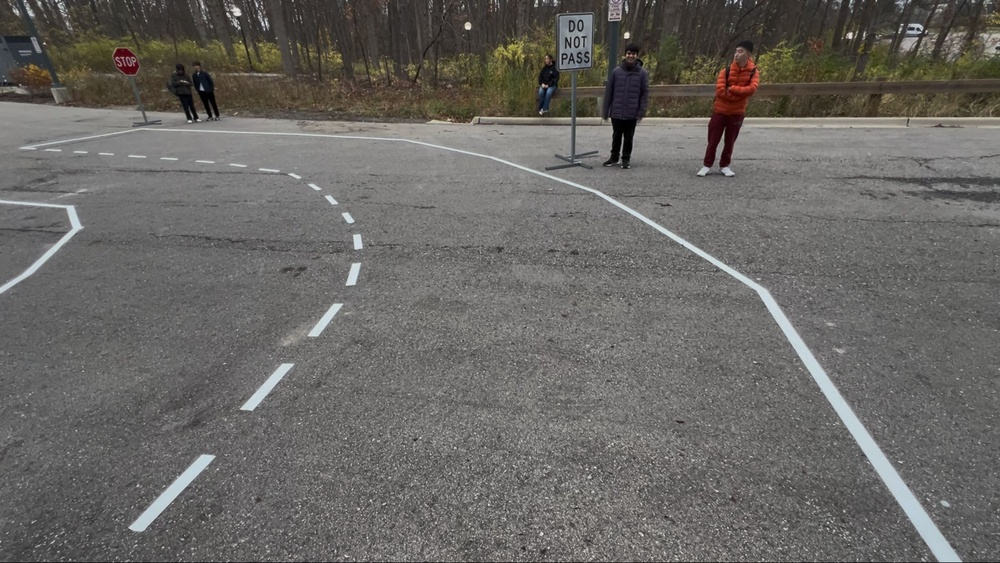
#> input picture algorithms/algorithm_32rr2m7i/src/curved_self_drive.jpg, 1000 x 563 px, shrunk from 3456 x 1946 before the run, given in place of the camera
$ python hsv_tune.py
#> lines starting #> are read from the running program, lines starting #| are printed output that depends on the picture; after the words box and inside, x2 and y2 are one past the last pixel; in counts of white or black regions, pixels touching at a corner belong together
### algorithms/algorithm_32rr2m7i/src/hsv.py
import cv2
import numpy as np
import os
import json
from ultralytics import YOLO

class hsv:
    def __init__(self, video_path, barrel_model_path=None, lane_model_path=None):
        self.hsv_image = None
        self.hsv_filters = {}  # Map of filter names to HSV bounds
        self.setup = False
        self.image = None
        self.final = None
        self.barrel = False
        self.video_path = video_path
        self.barrel_mask = None
        self.barrel_boxes = None
        if barrel_model_path is None:
            self.barrel_model = None
        else:
            self.barrel_model = YOLO(barrel_model_path) # "data/obstacles.pt"
        if lane_model_path is None:
            self.lane_model = None
        else:
            self.lane_model = YOLO(lane_model_path) # "data/lane_lines.pt"
        self.load_hsv_values()


    def load_hsv_values(self):
        if os.path.exists('hsv_values.json'):
            with open('hsv_values.json', 'r') as file:
#> (reads algorithms/algorithm_32rr2m7i/src/hsv_values.json from the repository)
                all_hsv_values = json.load(file)
                self.hsv_filters = all_hsv_values.get(str(self.video_path), {"white": {
                'h_upper': 29, 'h_lower': 0,
                's_upper': 51, 's_lower': 0,
                'v_upper': 255, 'v_lower': 137
            }})
                # self.hsv_filters = all_hsv_values.get(str(self.video_path), {})
        else:
            # print("Matt put it in the wrong spot")
            # Initialize with an empty filter map if the JSON file doesn't exist
            self.hsv_filters["white"] = {
                'h_upper': 29, 'h_lower': 0,
                's_upper': 51, 's_lower': 0,
                'v_upper': 255, 'v_lower': 137
            }
            # print(self.hsv_filters)

    def save_hsv_values(self):
        all_hsv_values = {}
        if os.path.exists('hsv_values.json'):
            with open('hsv_values.json', 'r') as file:
                all_hsv_values = json.load(file)
        all_hsv_values[str(self.video_path)] = self.hsv_filters
        with open('hsv_values.json', 'w') as file:
            json.dump(all_hsv_values, file, indent=4)

    # [41 lines left out: functions h_upper_callback, h_lower_callback, s_upper_callback, s_lower_callback, v_upper_callback, v_lower_callback, not called in this run]

    def on_button_click(self, value):
        if(value == 1):
            self.setup = False

    # [41 lines left out: functions __update_filter, clear_filter, get_barrels_YOLO, not called in this run]

    def adjust_gamma(self, gamma=0.4):
        inv_gamma = 1.0 / gamma
        table = np.array([((i / 255.0) ** inv_gamma) * 255 for i in np.arange(0, 256)]).astype("uint8")
        self.image = cv2.LUT(self.image, table)

    def tune(self, filter_name):
#> called with filter_name = 'white'
        if filter_name not in self.hsv_filters:
            # Initialize default values for the new filter
            self.hsv_filters[filter_name] = {
                'h_upper': 179, 'h_lower': 0,
                's_upper': 255, 's_lower': 0,
                'v_upper': 255, 'v_lower': 0
            }
        filter_values = self.hsv_filters[filter_name]
        self.setup = True
        cap = cv2.VideoCapture(self.video_path)
        if not cap.isOpened():
            print(f"Error: Unable to open video file {self.video_path}")
            return

        cv2.namedWindow('control pannel')
        cv2.createTrackbar('H_upper', 'control pannel', filter_values['h_upper'], 179,
                           lambda v: self.__update_filter(filter_name, 'h_upper', v))
        cv2.createTrackbar('H_lower', 'control pannel', filter_values['h_lower'], 179,
                           lambda v: self.__update_filter(filter_name, 'h_lower', v))
        cv2.createTrackbar('S_upper', 'control pannel', filter_values['s_upper'], 255,
                           lambda v: self.__update_filter(filter_name, 's_upper', v))
        cv2.createTrackbar('S_lower', 'control pannel', filter_values['s_lower'], 255,
                           lambda v: self.__update_filter(filter_name, 's_lower', v))
        cv2.createTrackbar('V_upper', 'control pannel', filter_values['v_upper'], 255,
                           lambda v: self.__update_filter(filter_name, 'v_upper', v))
        cv2.createTrackbar('V_lower', 'control pannel', filter_values['v_lower'], 255,
                           lambda v: self.__update_filter(filter_name, 'v_lower', v))
        cv2.createTrackbar('Done Tuning', 'control pannel', 0, 1, self.on_button_click)

        while self.setup:
            ret, frame = cap.read()
#> frame is the input picture: shape (563, 1000, 3); mean B, G, R 99.8, 103.1, 105.1
            if not ret:
                # If the video ends, reset to the beginning
                cap.set(cv2.CAP_PROP_POS_FRAMES, 0)
                continue
            mask, dict = self.get_mask(frame) # yolo_lanes=True, yolo_barrels=True
#> in adjust_gamma, `self.image = cv2.LUT(self.image, table)`:
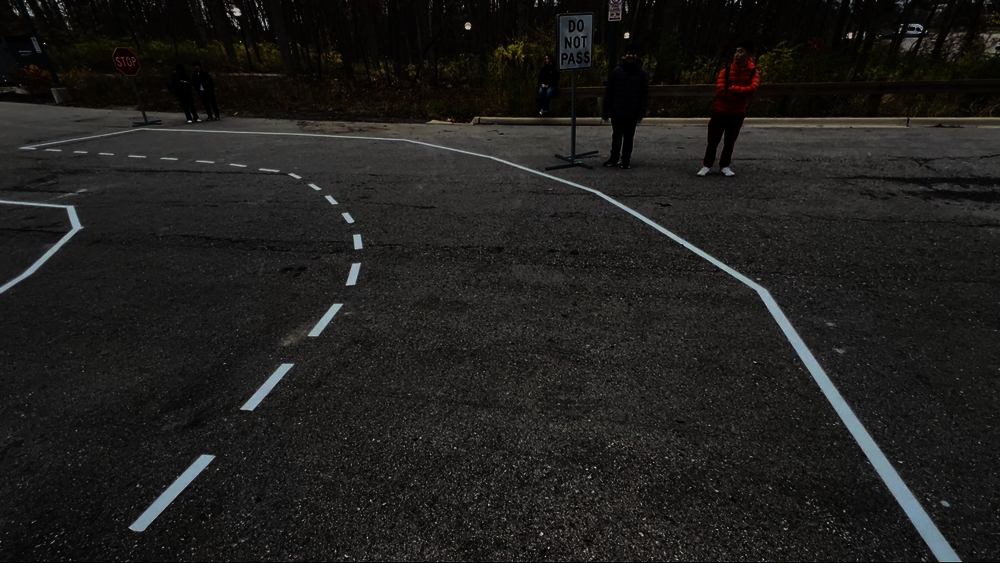
#> self.image: shape (563, 1000, 3); mean B, G, R 29.2, 30.7, 31.4
#> in get_mask, `self.hsv_image = cv2.cvtColor(self.image, cv2.COLOR_BGR2HSV)`: self.hsv_image: shape (563, 1000, 3); mean H, S, V 26.3, 39.5, 32.1
            # [4 lines of commented-out code are left out]

            cv2.imshow('Video', frame)
            cv2.imshow('Mask', dict[filter_name])

            key = cv2.waitKey(1) & 0xFF
            if key == 27:  # Press 'Esc' to exit the loop
                break

        cap.release()
        cv2.destroyAllWindows()
        self.save_hsv_values()

    # [10 lines left out: function get_lane_lines_YOLO, not called in this run]

    def update_mask(self):
        combined_mask = None
        masks = {}

        for filter_name, bounds in self.hsv_filters.items():
            lower_bound = np.array([bounds["h_lower"], bounds['s_lower'], bounds['v_lower']])
            upper_bound = np.array([bounds['h_upper'], bounds['s_upper'], bounds['v_upper']])
            mask = cv2.inRange(self.hsv_image, lower_bound, upper_bound)
            mask = cv2.erode(mask, None, iterations=2)
            mask = cv2.dilate(mask, None, iterations=4)
            contours, _ = cv2.findContours(mask, cv2.RETR_EXTERNAL, cv2.CHAIN_APPROX_SIMPLE)
            min_area = 200 # Adjust based on noise size
            final = np.zeros_like(mask)
            for cnt in contours:
                if cv2.contourArea(cnt) > min_area:
                    cv2.drawContours(final, [cnt], -1, 255, thickness=cv2.FILLED)

            # apply closing morphological operation to fill in gaps
            # kernel = np.ones((50,50),np.uint8)
            # final_morph = cv2.morphologyEx(final, cv2.MORPH_CLOSE, kernel)

            if filter_name == "white" and self.YOLO_lanes:
                lane_line_mask = self.get_lane_lines_YOLO()
                final = cv2.bitwise_or(final, lane_line_mask)
            # Combine masks
            if combined_mask is None:
                combined_mask = final
            else:
                combined_mask = cv2.bitwise_or(combined_mask, final)

            masks[filter_name] = final
#> this loop made 1 pass
#> pass 1, in update_mask, `mask = cv2.inRange(self.hsv_image, lower_bound, upper_bound)`:
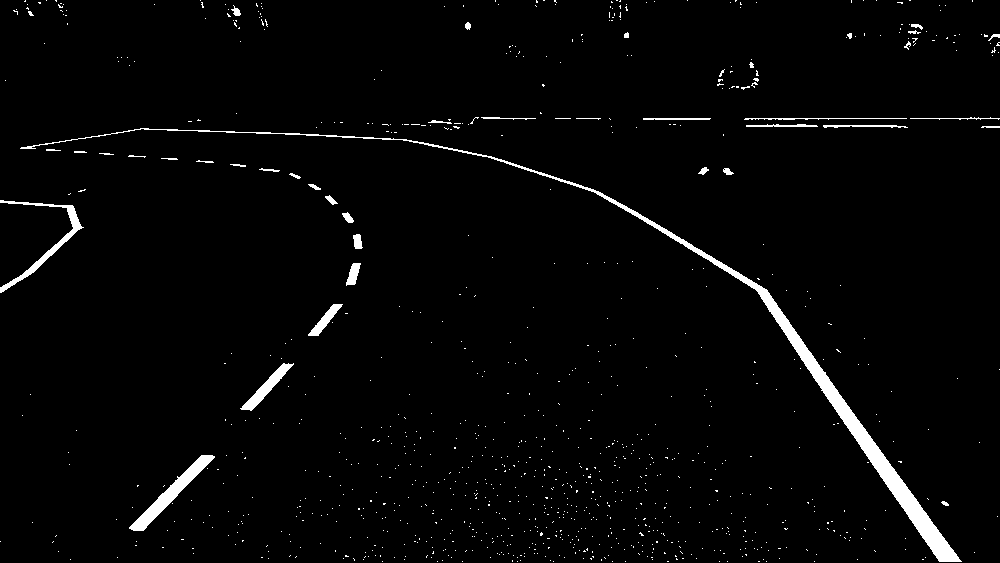
#> mask: shape (563, 1000); 2.4% white; 967 white regions (927 under 20 px), largest, box (x1, y1, x2, y2) and area: (20, 128, 962, 562) 6518, (129, 455, 215, 531) 1249, (0, 200, 84, 293) 904
#> pass 1, in update_mask, `mask = cv2.erode(mask, None, iterations=2)`:
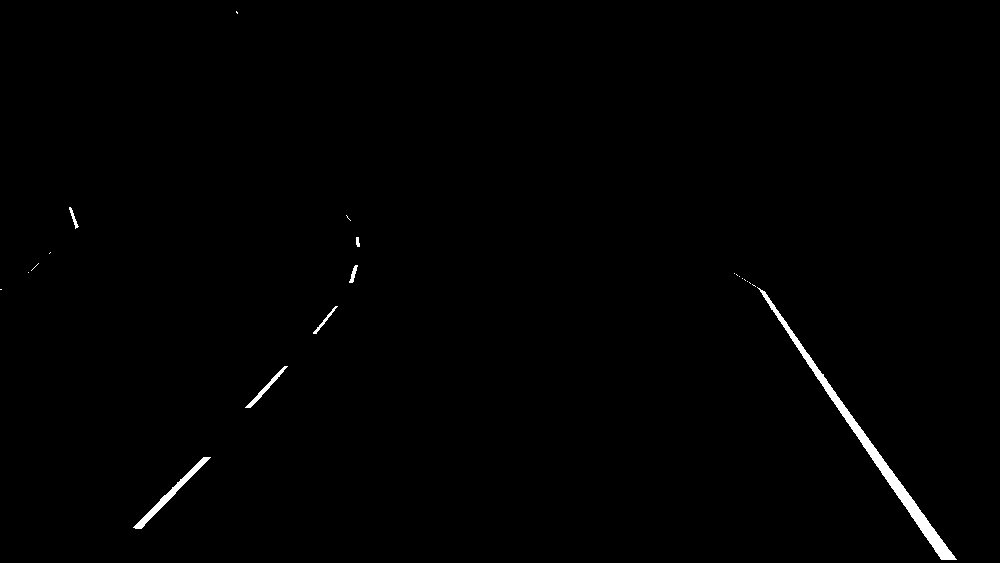
#> mask: shape (563, 1000); 0.68% white; 21 white regions (14 under 20 px), largest, box (x1, y1, x2, y2) and area: (757, 287, 957, 560) 2700, (133, 457, 211, 529) 621, (245, 366, 288, 408) 227
#> pass 1, in update_mask, `mask = cv2.dilate(mask, None, iterations=4)`:
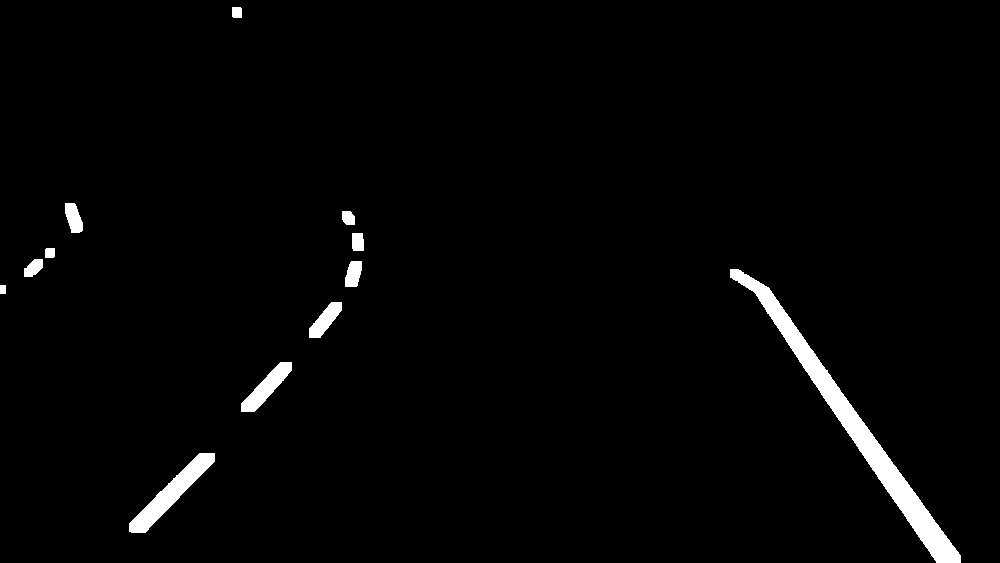
#> mask: shape (563, 1000); 2.1% white; 12 white regions, largest, box (x1, y1, x2, y2) and area: (730, 269, 961, 563) 6832, (129, 453, 215, 533) 1885, (241, 362, 292, 412) 971
#> after the loop:
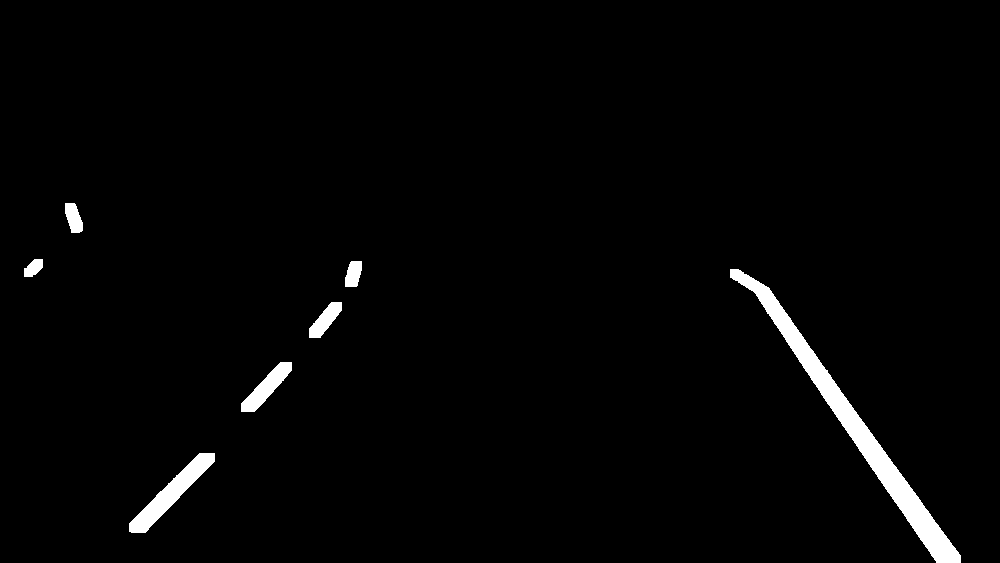
#> combined_mask: shape (563, 1000); 2% white; 7 white regions, largest, box (x1, y1, x2, y2) and area: (730, 269, 961, 563) 6832, (129, 453, 215, 533) 1885, (241, 362, 292, 412) 971
#> after the loop, masks = 1 item

        if self.YOLO_barrels:
            barrels = self.get_barrels_YOLO()
            combined_mask = cv2.bitwise_or(combined_mask, barrels)

        return combined_mask, masks

    def get_mask(self, frame, yolo_lanes=False, yolo_barrels=False):
        self.YOLO_lanes = yolo_lanes
        self.YOLO_barrels = yolo_barrels
        self.image = frame
        self.adjust_gamma()
        self.hsv_image = cv2.cvtColor(self.image, cv2.COLOR_BGR2HSV)
        return self.update_mask()

# [4 lines that do not run on import are left out]

### algorithms/algorithm_32rr2m7i/src/hsv_tune.py
from hsv import hsv

hsv_obj = hsv(0)
hsv_obj.tune("white")
#> (key Esc is pressed here)
hsv_obj.tune("yellow")
#> the loop in update_mask (call 2), `for filter_name, bounds in self.hsv_filters.items():` made 2 passes
#> contours on pass 2: [[[0, 0], [0, 562], [999, 562], [999, 0]]]
#> (key Enter is pressed here)
